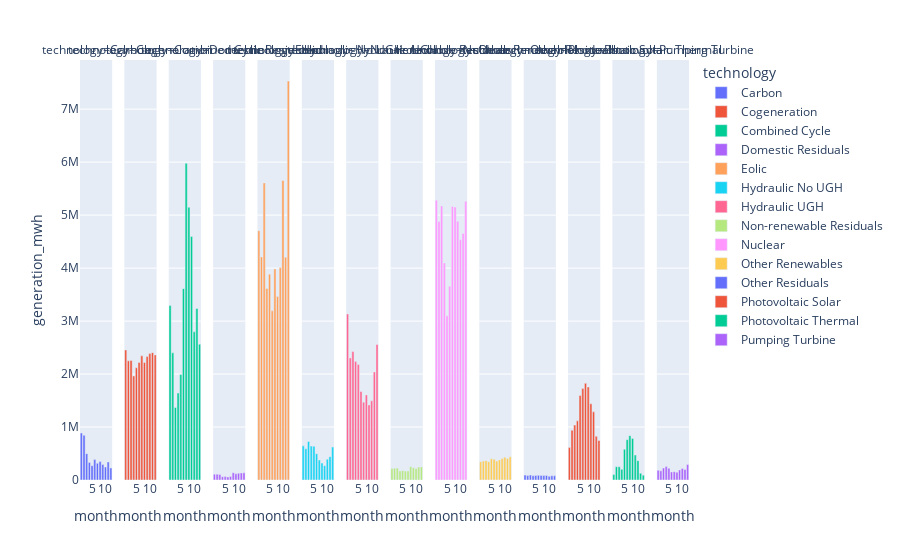

The notebook cell saved with this chart:
### Markdown cell above
##### Differentiate each technology with a `facet_col`

### Code cell
px.bar(data_frame = df_techno_month, x = 'month', y = 'generation_mwh', color = 'technology', facet_col = 'technology')

### Figure 1 — Plotly figure (JSON) as saved in the notebook; plotly's stock layout.template omitted (floating-point values rounded to 4 significant figures)
{"data": [{"alignmentgroup": "True", "hovertemplate": "technology=Carbon<br>month=%{x}<br>generation_mwh=%{y}<extra></extra>", "legendgroup": "Carbon", "marker": {"color": "#636efa", "pattern": {"shape": ""}}, "name": "Carbon", "offsetgroup": "Carbon", "orientation": "v", "showlegend": true, "textposition": "auto", "type": "bar", "x": [1, 2, 3, 4, 5, 6, 7, 8, 9, 10, 11, 12], "xaxis": "x", "y": [886900.0, 843000.0, 497800.0, 332100.0, 269800.0, 385600.0, 315058, 348000.0, 293300.0, 245400.0, 341500.0, 228500.0], "yaxis": "y"}, {"alignmentgroup": "True", "hovertemplate": "technology=Cogeneration<br>month=%{x}<br>generation_mwh=%{y}<extra></extra>", "legendgroup": "Cogeneration", "marker": {"color": "#EF553B", "pattern": {"shape": ""}}, "name": "Cogeneration", "offsetgroup": "Cogeneration", "orientation": "v", "showlegend": true, "textposition": "auto", "type": "bar", "x": [1, 2, 3, 4, 5, 6, 7, 8, 9, 10, 11, 12], "xaxis": "x2", "y": [2455397, 2250000.0, 2256000.0, 1962000.0, 2118000.0, 2218905, 2345000.0, 2218000.0, 2329000.0, 2386000.0, 2404000.0, 2361000.0], "yaxis": "y2"}, {"alignmentgroup": "True", "hovertemplate": "technology=Combined Cycle<br>month=%{x}<br>generation_mwh=%{y}<extra></extra>", "legendgroup": "Combined Cycle", "marker": {"color": "#00cc96", "pattern": {"shape": ""}}, "name": "Combined Cycle", "offsetgroup": "Combined Cycle", "orientation": "v", "showlegend": true, "textposition": "auto", "type": "bar", "x": [1, 2, 3, 4, 5, 6, 7, 8, 9, 10, 11, 12], "xaxis": "x3", "y": [3292000.0, 2401000.0, 1370000.0, 1641000.0, 1990000.0, 3612000.0, 5979000.0, 5148000.0, 4596000.0, 2797000.0, 3237000.0, 2563000.0], "yaxis": "y3"}, {"alignmentgroup": "True", "hovertemplate": "technology=Domestic Residuals<br>month=%{x}<br>generation_mwh=%{y}<extra></extra>", "legendgroup": "Domestic Residuals", "marker": {"color": "#ab63fa", "pattern": {"shape": ""}}, "name": "Domestic Residuals", "offsetgroup": "Domestic Residuals", "orientation": "v", "showlegend": true, "textposition": "auto", "type": "bar", "x": [1, 2, 3, 4, 5, 6, 7, 8, 9, 10, 11, 12], "xaxis": "x4", "y": [108000.0, 110300.0, 102500.0, 62190.0, 63910.0, 58400.0, 66060.0, 137600.0, 117800.0, 128000.0, 134400.0, 135100.0], "yaxis": "y4"}, {"alignmentgroup": "True", "hovertemplate": "technology=Eolic<br>month=%{x}<br>generation_mwh=%{y}<extra></extra>", "legendgroup": "Eolic", "marker": {"color": "#FFA15A", "pattern": {"shape": ""}}, "name": "Eolic", "offsetgroup": "Eolic", "orientation": "v", "showlegend": true, "textposition": "auto", "type": "bar", "x": [1, 2, 3, 4, 5, 6, 7, 8, 9, 10, 11, 12], "xaxis": "x5", "y": [4705000.0, 4212000.0, 5609000.0, 3617000.0, 3886000.0, 3194038, 3984000.0, 3465000.0, 4009000.0, 5654000.0, 4204000.0, 7532000.0], "yaxis": "y5"}, {"alignmentgroup": "True", "hovertemplate": "technology=Hydraulic No UGH<br>month=%{x}<br>generation_mwh=%{y}<extra></extra>", "legendgroup": "Hydraulic No UGH", "marker": {"color": "#19d3f3", "pattern": {"shape": ""}}, "name": "Hydraulic No UGH", "offsetgroup": "Hydraulic No UGH", "orientation": "v", "showlegend": true, "textposition": "auto", "type": "bar", "x": [1, 2, 3, 4, 5, 6, 7, 8, 9, 10, 11, 12], "xaxis": "x6", "y": [644300.0, 588000.0, 727793, 640300.0, 638000.0, 497100.0, 376300.0, 319700.0, 270700.0, 392800.0, 441000.0, 621600.0], "yaxis": "y6"}, {"alignmentgroup": "True", "hovertemplate": "technology=Hydraulic UGH<br>month=%{x}<br>generation_mwh=%{y}<extra></extra>", "legendgroup": "Hydraulic UGH", "marker": {"color": "#FF6692", "pattern": {"shape": ""}}, "name": "Hydraulic UGH", "offsetgroup": "Hydraulic UGH", "orientation": "v", "showlegend": true, "textposition": "auto", "type": "bar", "x": [1, 2, 3, 4, 5, 6, 7, 8, 9, 10, 11, 12], "xaxis": "x7", "y": [3134000.0, 2304902, 2424000.0, 2235000.0, 2179394, 1671000.0, 1470000.0, 1606000.0, 1418000.0, 1494000.0, 2040000.0, 2559000.0], "yaxis": "y7"}, {"alignmentgroup": "True", "hovertemplate": "technology=Non-renewable Residuals<br>month=%{x}<br>generation_mwh=%{y}<extra></extra>", "legendgroup": "Non-renewable Residuals", "marker": {"color": "#B6E880", "pattern": {"shape": ""}}, "name": "Non-renewable Residuals", "offsetgroup": "Non-renewable Residuals", "orientation": "v", "showlegend": true, "textposition": "auto", "type": "bar", "x": [1, 2, 3, 4, 5, 6, 7, 8, 9, 10, 11, 12], "xaxis": "x8", "y": [217900.0, 223300.0, 226036, 170900.0, 178800.0, 168400.0, 169100.0, 254900.0, 231400.0, 217900.0, 245800.0, 247100.0], "yaxis": "y8"}, {"alignmentgroup": "True", "hovertemplate": "technology=Nuclear<br>month=%{x}<br>generation_mwh=%{y}<extra></extra>", "legendgroup": "Nuclear", "marker": {"color": "#FF97FF", "pattern": {"shape": ""}}, "name": "Nuclear", "offsetgroup": "Nuclear", "orientation": "v", "showlegend": true, "textposition": "auto", "type": "bar", "x": [1, 2, 3, 4, 5, 6, 7, 8, 9, 10, 11, 12], "xaxis": "x9", "y": [5281000.0, 4877000.0, 5173000.0, 4098000.0, 3099000.0, 3657000.0, 5163000.0, 5153000.0, 4884000.0, 4535000.0, 4654000.0, 5261000.0], "yaxis": "y9"}, {"alignmentgroup": "True", "hovertemplate": "technology=Other Renewables<br>month=%{x}<br>generation_mwh=%{y}<extra></extra>", "legendgroup": "Other Renewables", "marker": {"color": "#FECB52", "pattern": {"shape": ""}}, "name": "Other Renewables", "offsetgroup": "Other Renewables", "orientation": "v", "showlegend": true, "textposition": "auto", "type": "bar", "x": [1, 2, 3, 4, 5, 6, 7, 8, 9, 10, 11, 12], "xaxis": "x10", "y": [346600.0, 357700.0, 365600.0, 346500.0, 402500.0, 392000.0, 356700.0, 379704, 403900.0, 428422, 406800.0, 438000.0], "yaxis": "y10"}, {"alignmentgroup": "True", "hovertemplate": "technology=Other Residuals<br>month=%{x}<br>generation_mwh=%{y}<extra></extra>", "legendgroup": "Other Residuals", "marker": {"color": "#636efa", "pattern": {"shape": ""}}, "name": "Other Residuals", "offsetgroup": "Other Residuals", "orientation": "v", "showlegend": true, "textposition": "auto", "type": "bar", "x": [1, 2, 3, 4, 5, 6, 7, 8, 9, 10, 11, 12], "xaxis": "x11", "y": [92990.0, 85300.0, 92190.0, 79910.0, 85100.0, 88000.0, 86510.0, 83173, 86372, 69378, 78500.0, 78040.0], "yaxis": "y11"}, {"alignmentgroup": "True", "hovertemplate": "technology=Photovoltaic Solar<br>month=%{x}<br>generation_mwh=%{y}<extra></extra>", "legendgroup": "Photovoltaic Solar", "marker": {"color": "#EF553B", "pattern": {"shape": ""}}, "name": "Photovoltaic Solar", "offsetgroup": "Photovoltaic Solar", "orientation": "v", "showlegend": true, "textposition": "auto", "type": "bar", "x": [1, 2, 3, 4, 5, 6, 7, 8, 9, 10, 11, 12], "xaxis": "x12", "y": [611995, 940700.0, 1038000.0, 1116000.0, 1594000.0, 1726000.0, 1824000.0, 1757000.0, 1439000.0, 1286000.0, 825100.0, 745400.0], "yaxis": "y12"}, {"alignmentgroup": "True", "hovertemplate": "technology=Photovoltaic Thermal<br>month=%{x}<br>generation_mwh=%{y}<extra></extra>", "legendgroup": "Photovoltaic Thermal", "marker": {"color": "#00cc96", "pattern": {"shape": ""}}, "name": "Photovoltaic Thermal", "offsetgroup": "Photovoltaic Thermal", "orientation": "v", "showlegend": true, "textposition": "auto", "type": "bar", "x": [1, 2, 3, 4, 5, 6, 7, 8, 9, 10, 11, 12], "xaxis": "x13", "y": [103400.0, 250500.0, 250400.0, 200800.0, 580000.0, 760700.0, 837300.0, 782100.0, 470600.0, 364400.0, 126800.0, 90550.0], "yaxis": "y13"}, {"alignmentgroup": "True", "hovertemplate": "technology=Pumping Turbine<br>month=%{x}<br>generation_mwh=%{y}<extra></extra>", "legendgroup": "Pumping Turbine", "marker": {"color": "#ab63fa", "pattern": {"shape": ""}}, "name": "Pumping Turbine", "offsetgroup": "Pumping Turbine", "orientation": "v", "showlegend": true, "textposition": "auto", "type": "bar", "x": [1, 2, 3, 4, 5, 6, 7, 8, 9, 10, 11, 12], "xaxis": "x14", "y": [184500.0, 172700.0, 226100.0, 252900.0, 222500.0, 153300.0, 157000.0, 148400.0, 190000.0, 219300.0, 198000.0, 293483], "yaxis": "y14"}], "layout": {"annotations": [{"font": {}, "showarrow": false, "text": "technology=Carbon", "x": 0.02643, "xanchor": "center", "xref": "paper", "y": 1, "yanchor": "bottom", "yref": "paper"}, {"font": {}, "showarrow": false, "text": "technology=Cogeneration", "x": 0.09929, "xanchor": "center", "xref": "paper", "y": 1, "yanchor": "bottom", "yref": "paper"}, {"font": {}, "showarrow": false, "text": "technology=Combined Cycle", "x": 0.1721, "xanchor": "center", "xref": "paper", "y": 1, "yanchor": "bottom", "yref": "paper"}, {"font": {}, "showarrow": false, "text": "technology=Domestic Residuals", "x": 0.245, "xanchor": "center", "xref": "paper", "y": 1, "yanchor": "bottom", "yref": "paper"}, {"font": {}, "showarrow": false, "text": "technology=Eolic", "x": 0.3179, "xanchor": "center", "xref": "paper", "y": 1, "yanchor": "bottom", "yref": "paper"}, {"font": {}, "showarrow": false, "text": "technology=Hydraulic No UGH", "x": 0.3907, "xanchor": "center", "xref": "paper", "y": 1, "yanchor": "bottom", "yref": "paper"}, {"font": {}, "showarrow": false, "text": "technology=Hydraulic UGH", "x": 0.4636, "xanchor": "center", "xref": "paper", "y": 1, "yanchor": "bottom", "yref": "paper"}, {"font": {}, "showarrow": false, "text": "technology=Non-renewable Residuals", "x": 0.5364, "xanchor": "center", "xref": "paper", "y": 1, "yanchor": "bottom", "yref": "paper"}, {"font": {}, "showarrow": false, "text": "technology=Nuclear", "x": 0.6093, "xanchor": "center", "xref": "paper", "y": 1, "yanchor": "bottom", "yref": "paper"}, {"font": {}, "showarrow": false, "text": "technology=Other Renewables", "x": 0.6821, "xanchor": "center", "xref": "paper", "y": 1, "yanchor": "bottom", "yref": "paper"}, {"font": {}, "showarrow": false, "text": "technology=Other Residuals", "x": 0.755, "xanchor": "center", "xref": "paper", "y": 1, "yanchor": "bottom", "yref": "paper"}, {"font": {}, "showarrow": false, "text": "technology=Photovoltaic Solar", "x": 0.8279, "xanchor": "center", "xref": "paper", "y": 1, "yanchor": "bottom", "yref": "paper"}, {"font": {}, "showarrow": false, "text": "technology=Photovoltaic Thermal", "x": 0.9007, "xanchor": "center", "xref": "paper", "y": 1, "yanchor": "bottom", "yref": "paper"}, {"font": {}, "showarrow": false, "text": "technology=Pumping Turbine", "x": 0.9736, "xanchor": "center", "xref": "paper", "y": 1, "yanchor": "bottom", "yref": "paper"}], "autosize": true, "barmode": "relative", "legend": {"title": {"text": "technology"}, "tracegroupgap": 0}, "margin": {"t": 60}, "xaxis": {"anchor": "y", "autorange": true, "domain": [0, 0.05286], "range": [0.5, 12.5], "title": {"text": "month"}, "type": "linear"}, "xaxis10": {"anchor": "y10", "autorange": true, "domain": [0.6557, 0.7086], "matches": "x", "range": [0.5, 12.5], "title": {"text": "month"}, "type": "linear"}, "xaxis11": {"anchor": "y11", "autorange": true, "domain": [0.7286, 0.7814], "matches": "x", "range": [0.5, 12.5], "title": {"text": "month"}, "type": "linear"}, "xaxis12": {"anchor": "y12", "autorange": true, "domain": [0.8014, 0.8543], "matches": "x", "range": [0.5, 12.5], "title": {"text": "month"}, "type": "linear"}, "xaxis13": {"anchor": "y13", "autorange": true, "domain": [0.8743, 0.9271], "matches": "x", "range": [0.5, 12.5], "title": {"text": "month"}, "type": "linear"}, "xaxis14": {"anchor": "y14", "autorange": true, "domain": [0.9471, 1.0], "matches": "x", "range": [0.5, 12.5], "title": {"text": "month"}, "type": "linear"}, "xaxis2": {"anchor": "y2", "autorange": true, "domain": [0.07286, 0.1257], "matches": "x", "range": [0.5, 12.5], "title": {"text": "month"}, "type": "linear"}, "xaxis3": {"anchor": "y3", "autorange": true, "domain": [0.1457, 0.1986], "matches": "x", "range": [0.5, 12.5], "title": {"text": "month"}, "type": "linear"}, "xaxis4": {"anchor": "y4", "autorange": true, "domain": [0.2186, 0.2714], "matches": "x", "range": [0.5, 12.5], "title": {"text": "month"}, "type": "linear"}, "xaxis5": {"anchor": "y5", "autorange": true, "domain": [0.2914, 0.3443], "matches": "x", "range": [0.5, 12.5], "title": {"text": "month"}, "type": "linear"}, "xaxis6": {"anchor": "y6", "autorange": true, "domain": [0.3643, 0.4171], "matches": "x", "range": [0.5, 12.5], "title": {"text": "month"}, "type": "linear"}, "xaxis7": {"anchor": "y7", "autorange": true, "domain": [0.4371, 0.49], "matches": "x", "range": [0.5, 12.5], "title": {"text": "month"}, "type": "linear"}, "xaxis8": {"anchor": "y8", "autorange": true, "domain": [0.51, 0.5629], "matches": "x", "range": [0.5, 12.5], "title": {"text": "month"}, "type": "linear"}, "xaxis9": {"anchor": "y9", "autorange": true, "domain": [0.5829, 0.6357], "matches": "x", "range": [0.5, 12.5], "title": {"text": "month"}, "type": "linear"}, "yaxis": {"anchor": "x", "autorange": true, "domain": [0, 1], "range": [0, 7928000.0], "title": {"text": "generation_mwh"}, "type": "linear"}, "yaxis10": {"anchor": "x10", "autorange": true, "domain": [0, 1], "matches": "y", "range": [0, 7928000.0], "showticklabels": false, "type": "linear"}, "yaxis11": {"anchor": "x11", "autorange": true, "domain": [0, 1], "matches": "y", "range": [0, 7928000.0], "showticklabels": false, "type": "linear"}, "yaxis12": {"anchor": "x12", "autorange": true, "domain": [0, 1], "matches": "y", "range": [0, 7928000.0], "showticklabels": false, "type": "linear"}, "yaxis13": {"anchor": "x13", "autorange": true, "domain": [0, 1], "matches": "y", "range": [0, 7928000.0], "showticklabels": false, "type": "linear"}, "yaxis14": {"anchor": "x14", "autorange": true, "domain": [0, 1], "matches": "y", "range": [0, 7928000.0], "showticklabels": false, "type": "linear"}, "yaxis2": {"anchor": "x2", "autorange": true, "domain": [0, 1], "matches": "y", "range": [0, 7928000.0], "showticklabels": false, "type": "linear"}, "yaxis3": {"anchor": "x3", "autorange": true, "domain": [0, 1], "matches": "y", "range": [0, 7928000.0], "showticklabels": false, "type": "linear"}, "yaxis4": {"anchor": "x4", "autorange": true, "domain": [0, 1], "matches": "y", "range": [0, 7928000.0], "showticklabels": false, "type": "linear"}, "yaxis5": {"anchor": "x5", "autorange": true, "domain": [0, 1], "matches": "y", "range": [0, 7928000.0], "showticklabels": false, "type": "linear"}, "yaxis6": {"anchor": "x6", "autorange": true, "domain": [0, 1], "matches": "y", "range": [0, 7928000.0], "showticklabels": false, "type": "linear"}, "yaxis7": {"anchor": "x7", "autorange": true, "domain": [0, 1], "matches": "y", "range": [0, 7928000.0], "showticklabels": false, "type": "linear"}, "yaxis8": {"anchor": "x8", "autorange": true, "domain": [0, 1], "matches": "y", "range": [0, 7928000.0], "showticklabels": false, "type": "linear"}, "yaxis9": {"anchor": "x9", "autorange": true, "domain": [0, 1], "matches": "y", "range": [0, 7928000.0], "showticklabels": false, "type": "linear"}}}
